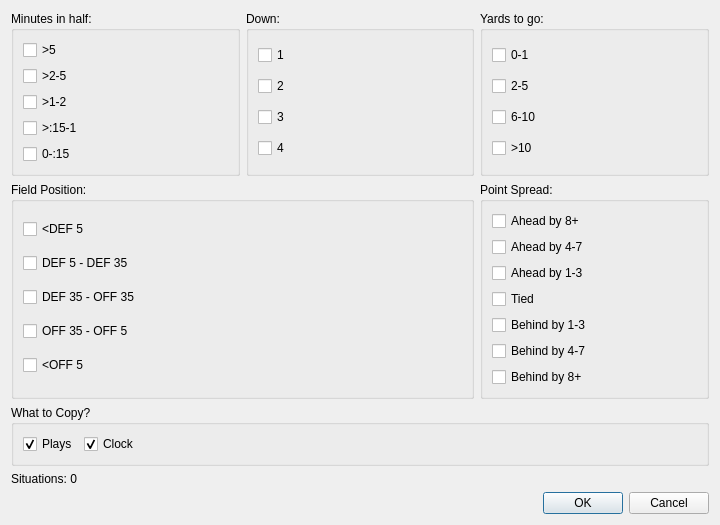
<?xml version="1.0" encoding="UTF-8"?>
<ui version="4.0">
 <class>CopyDialog</class>
 <widget class="QDialog" name="CopyDialog">
  <property name="geometry">
   <rect><x>0</x><y>0</y><width>720</width><height>460</height></rect>
  </property>
  <property name="windowTitle"><string>Copy Situation To:</string></property>
  <layout class="QVBoxLayout" name="outerLayout">
   <item>
    <layout class="QGridLayout" name="bucketsLayout">
     <item row="0" column="0">
      <widget class="QGroupBox" name="minutesBox">
       <property name="title"><string>Minutes in half:</string></property>
       <layout class="QVBoxLayout" name="minutesLayout">
        <item><widget class="QCheckBox" name="checkMinutesOverFive"><property name="text"><string>&gt;5</string></property></widget></item>
        <item><widget class="QCheckBox" name="checkMinutesTwoToFive"><property name="text"><string>&gt;2-5</string></property></widget></item>
        <item><widget class="QCheckBox" name="checkMinutesOneToTwo"><property name="text"><string>&gt;1-2</string></property></widget></item>
        <item><widget class="QCheckBox" name="checkMinutesFifteenSecToOne"><property name="text"><string>&gt;:15-1</string></property></widget></item>
        <item><widget class="QCheckBox" name="checkMinutesZeroToFifteenSec"><property name="text"><string>0-:15</string></property></widget></item>
       </layout>
      </widget>
     </item>
     <item row="0" column="1">
      <widget class="QGroupBox" name="downBox">
       <property name="title"><string>Down:</string></property>
       <layout class="QVBoxLayout" name="downLayout">
        <item><widget class="QCheckBox" name="checkDownFirst"><property name="text"><string>1</string></property></widget></item>
        <item><widget class="QCheckBox" name="checkDownSecond"><property name="text"><string>2</string></property></widget></item>
        <item><widget class="QCheckBox" name="checkDownThird"><property name="text"><string>3</string></property></widget></item>
        <item><widget class="QCheckBox" name="checkDownFourth"><property name="text"><string>4</string></property></widget></item>
       </layout>
      </widget>
     </item>
     <item row="0" column="2">
      <widget class="QGroupBox" name="yardsBox">
       <property name="title"><string>Yards to go:</string></property>
       <layout class="QVBoxLayout" name="yardsLayout">
        <item><widget class="QCheckBox" name="checkYardsZeroToOne"><property name="text"><string>0-1</string></property></widget></item>
        <item><widget class="QCheckBox" name="checkYardsTwoToFive"><property name="text"><string>2-5</string></property></widget></item>
        <item><widget class="QCheckBox" name="checkYardsSixToTen"><property name="text"><string>6-10</string></property></widget></item>
        <item><widget class="QCheckBox" name="checkYardsOverTen"><property name="text"><string>&gt;10</string></property></widget></item>
       </layout>
      </widget>
     </item>
     <item row="1" column="0" colspan="2">
      <widget class="QGroupBox" name="fieldBox">
       <property name="title"><string>Field Position:</string></property>
       <layout class="QVBoxLayout" name="fieldLayout">
        <item><widget class="QCheckBox" name="checkFieldInsideDef5"><property name="text"><string>&lt;DEF 5</string></property></widget></item>
        <item><widget class="QCheckBox" name="checkFieldDef5ToDef35"><property name="text"><string>DEF 5 - DEF 35</string></property></widget></item>
        <item><widget class="QCheckBox" name="checkFieldDef35ToOff35"><property name="text"><string>DEF 35 - OFF 35</string></property></widget></item>
        <item><widget class="QCheckBox" name="checkFieldOff35ToOff5"><property name="text"><string>OFF 35 - OFF 5</string></property></widget></item>
        <item><widget class="QCheckBox" name="checkFieldInsideOff5"><property name="text"><string>&lt;OFF 5</string></property></widget></item>
       </layout>
      </widget>
     </item>
     <item row="1" column="2">
      <widget class="QGroupBox" name="spreadBox">
       <property name="title"><string>Point Spread:</string></property>
       <layout class="QVBoxLayout" name="spreadLayout">
        <item><widget class="QCheckBox" name="checkSpreadAheadEightOrMore"><property name="text"><string>Ahead by 8+</string></property></widget></item>
        <item><widget class="QCheckBox" name="checkSpreadAheadFourToSeven"><property name="text"><string>Ahead by 4-7</string></property></widget></item>
        <item><widget class="QCheckBox" name="checkSpreadAheadOneToThree"><property name="text"><string>Ahead by 1-3</string></property></widget></item>
        <item><widget class="QCheckBox" name="checkSpreadTied"><property name="text"><string>Tied</string></property></widget></item>
        <item><widget class="QCheckBox" name="checkSpreadBehindOneToThree"><property name="text"><string>Behind by 1-3</string></property></widget></item>
        <item><widget class="QCheckBox" name="checkSpreadBehindFourToSeven"><property name="text"><string>Behind by 4-7</string></property></widget></item>
        <item><widget class="QCheckBox" name="checkSpreadBehindEightOrMore"><property name="text"><string>Behind by 8+</string></property></widget></item>
       </layout>
      </widget>
     </item>
    </layout>
   </item>
   <item>
    <widget class="QGroupBox" name="whatToCopyBox">
     <property name="title"><string>What to Copy?</string></property>
     <layout class="QHBoxLayout" name="whatToCopyLayout">
      <item><widget class="QCheckBox" name="checkPlays"><property name="text"><string>Plays</string></property><property name="checked"><bool>true</bool></property></widget></item>
      <item><widget class="QCheckBox" name="checkClock"><property name="text"><string>Clock</string></property><property name="checked"><bool>true</bool></property></widget></item>
      <item><spacer name="whatToCopySpacer"><property name="orientation"><enum>Qt::Horizontal</enum></property><property name="sizeHint" stdset="0"><size><width>40</width><height>20</height></size></property></spacer></item>
     </layout>
    </widget>
   </item>
   <item><widget class="QLabel" name="countLabel"><property name="text"><string>Situations: 0</string></property></widget></item>
   <item>
    <widget class="QDialogButtonBox" name="buttonBox">
     <property name="standardButtons"><set>QDialogButtonBox::Cancel|QDialogButtonBox::Ok</set></property>
    </widget>
   </item>
  </layout>
 </widget>
 <resources/>
 <connections>
  <connection><sender>buttonBox</sender><signal>accepted()</signal><receiver>CopyDialog</receiver><slot>accept()</slot></connection>
  <connection><sender>buttonBox</sender><signal>rejected()</signal><receiver>CopyDialog</receiver><slot>reject()</slot></connection>
 </connections>
</ui>
